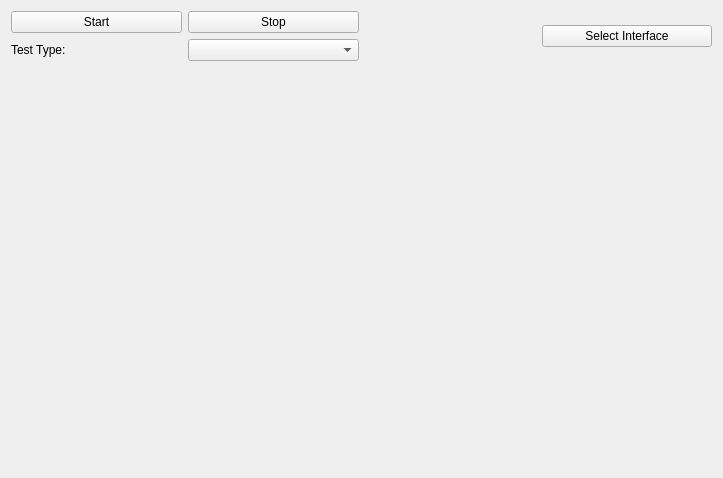
<?xml version="1.0" encoding="UTF-8"?>
<ui version="4.0">
 <class>GeneralAnalysisWidget</class>
 <widget class="QWidget" name="GeneralAnalysisWidget">
  <property name="geometry">
   <rect>
    <x>0</x>
    <y>0</y>
    <width>723</width>
    <height>478</height>
   </rect>
  </property>
  <property name="windowTitle">
   <string>Form</string>
  </property>
  <layout class="QVBoxLayout" name="verticalLayout_3">
   <item>
    <layout class="QVBoxLayout" name="verticalLayout_2" stretch="1,4">
     <item>
      <layout class="QHBoxLayout" name="horizontalLayout_4">
       <item>
        <layout class="QVBoxLayout" name="verticalLayout">
         <item>
          <layout class="QHBoxLayout" name="horizontalLayout">
           <item>
            <widget class="QPushButton" name="start_button">
             <property name="text">
              <string>Start</string>
             </property>
            </widget>
           </item>
           <item>
            <widget class="QPushButton" name="stop_button">
             <property name="text">
              <string>Stop</string>
             </property>
            </widget>
           </item>
          </layout>
         </item>
         <item>
          <layout class="QHBoxLayout" name="horizontalLayout_2">
           <item>
            <widget class="QLabel" name="label">
             <property name="text">
              <string>Test Type:</string>
             </property>
            </widget>
           </item>
           <item>
            <widget class="QComboBox" name="comboBox"/>
           </item>
          </layout>
         </item>
        </layout>
       </item>
       <item>
        <layout class="QHBoxLayout" name="horizontalLayout_3">
         <item>
          <widget class="QLabel" name="interface_label">
           <property name="text">
            <string/>
           </property>
          </widget>
         </item>
         <item>
          <widget class="QPushButton" name="select_interface_button">
           <property name="text">
            <string>Select Interface</string>
           </property>
          </widget>
         </item>
        </layout>
       </item>
      </layout>
     </item>
     <item>
      <widget class="QCustomPlot" name="plot_widget" native="true"/>
     </item>
    </layout>
   </item>
   <item>
    <widget class="QLabel" name="bottom_label">
     <property name="text">
      <string/>
     </property>
    </widget>
   </item>
  </layout>
 </widget>
 <customwidgets>
  <customwidget>
   <class>QCustomPlot</class>
   <extends>QWidget</extends>
   <header>qcustomplot.h</header>
   <container>1</container>
  </customwidget>
 </customwidgets>
 <resources/>
 <connections/>
</ui>
